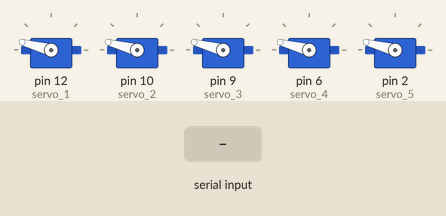
This sketch was run on a simulated Arduino Uno, built with avr-gcc and run on an emulated ATmega328P. On the bench: 5 × servo. Inputs (shaded band) come from the test bench.

Above: at 6.7 s.
6.8 s: "p" received over Serial
At 7.6 s:
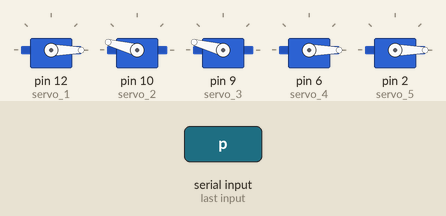
8.3 s: "s" received over Serial
At 8.8 s:
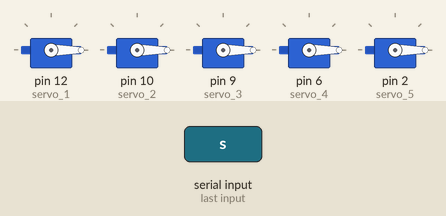
9.8 s: "r" received over Serial
At 11.1 s:
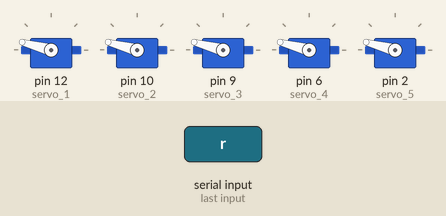
Timing chart, 0 to 12.8 s (numbered marks = the images above; inputs shaded):
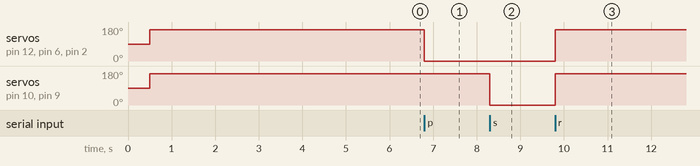

The sketch:

handino_serial__scissors.ino
```cpp
#include<Servo.h>
Servo servo_1;
Servo servo_2;
Servo servo_3;
Servo servo_4;
Servo servo_5;


void setup() {
  Serial.begin(9600);
  servo_1.attach(12);
  servo_2.attach(10);
  servo_3.attach(9);
  servo_4.attach(6);
  servo_5.attach(2);
  delay(500);
  servo_1.write(165);
  servo_2.write(165);
  servo_3.write(165);
  servo_4.write(165);
  servo_5.write(165);
  delay(5000);
}

void loop() {
  while (Serial.available() > 0) {
    char data = Serial.read();
    if (data == 'r') {
       servo_1.write(165);
       servo_2.write(165);
      servo_3.write(165);
       servo_4.write(165);
       servo_5.write(165);
    }
    if (data == 'p') {
        servo_1.write(0);
        servo_2.write(165);
        servo_3.write(165);
        servo_4.write(0);
        servo_5.write(0);
    }
     if (data == 's') {
     servo_1.write(0);
     servo_1.write(0);
     servo_2.write(0);
     servo_3.write(0);
     servo_4.write(0);
     servo_5.write(0);
    }
    if (data == 'n') {
            servo_1.write(165);
       servo_2.write(165);
      servo_3.write(165);
       servo_4.write(165);
       servo_5.write(165);
    }
  }
}
```

Measured:
- after the input at 6.8 s, servo on pin 12 (servo_1), servo on pin 6 (servo_4), servo on pin 2 (servo_5): 165° → 0° at once
- after the input at 8.3 s, servo on pin 10 (servo_2), servo on pin 9 (servo_3): 165° → 0° at once
- after the input at 9.8 s, servo on pin 12 (servo_1), servo on pin 10 (servo_2), servo on pin 9 (servo_3), servo on pin 6 (servo_4), servo on pin 2 (servo_5): 0° → 165° at once
